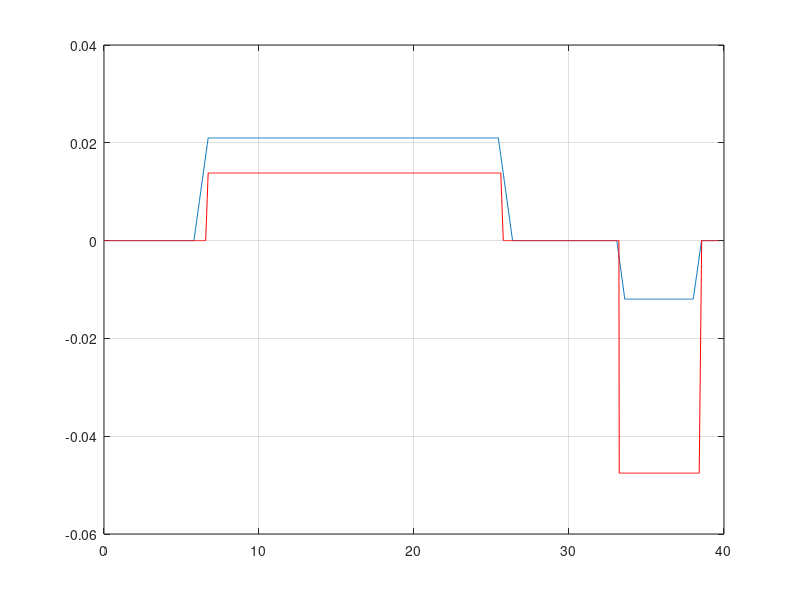
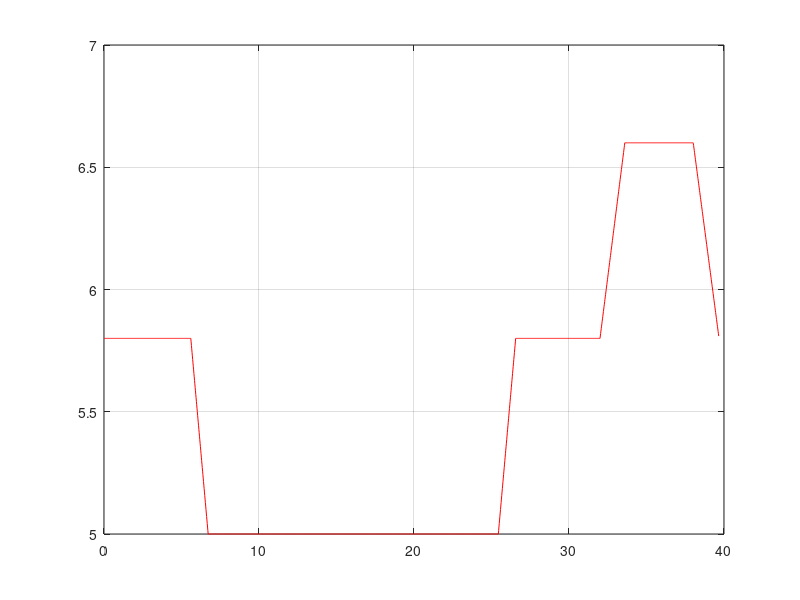

Here is the MATLAB script that generated these plots, in order:
close all;
clear;
%%%%%%%%%%%%%%%%%%%%%%%%%%%
%Take data from experiments
%Focus on extraction
%%%%%%%%%%%%%%%%%%%%%%%%%%%
%Time reference
dt = 16/5;
TRampUpStart_1 = 1.75*dt; %Start ramp up to extension
TRampUpFinish_1 = 2.1*dt; %Finished rump up to extension
TRampDownStart_1 = 16 + 2.95*dt; %Start ramp down at extension
TRampDownFinish_1 = 16 + 3.3*dt; %Finished ramp down at extension
TRampUpStart_2 = 32; %Start ramp up to retraction
TRampUpFinish_2 = 32 + 0.5*dt; %Finished rump up to retraction
TRampDownStart_2 = 32 + (1 + 11/12.5)*dt; %Start ramp down at retraction
TRampDownFinish_2 = 32 + (2 + 5/12.5)*dt; %Finished ramp down at retraction
%Piston travel
dx = (1141 - 1034)/5;
x_1 = 927 + 0.8*dx;
x_2 = 1141 + 3.1*dx;
x_3 = 927 + 1.3*dx;
%Pressure A-port
dp_A = (70.941 - 63.586)/5;
pA_Start_1 = 63.586 + 1.7*dp_A;
pA_Start_Extending = 70.941 + dp_A; %Add friction
pA_Inter_Extending = 70.941;
pA_End_Extending = 63.586 + 3*dp_A;
%%%%%%%%%%%%%%%%%%%%%%%%%%%%%%%%%%%%%%%%
%pA extending approximated as polynomium
t_Inter = 16 - TRampUpStart_1;
t_End = TRampDownFinish_1 - TRampUpStart_1;
u_Inter = t_Inter/t_End;
SysMat = [1 0 0; 1 u_Inter u_Inter^2; 1 1 1];
SysRight = [pA_Start_Extending pA_Inter_Extending pA_End_Extending]';
SysC = inv(SysMat)*SysRight;
A_pA = SysC(1);
B_pA = SysC(2);
C_pA = SysC(3);
%Friction pressure
dp_Fric = 4*dp_A;
%Pressure A-port holding
pA_Hold = pA_End_Extending - dp_Fric;
pA_Start2 = pA_Hold;
pA_Start_Retracting = pA_Start2;
pA_End_Retracting = pA_Start_Extending - dp_Fric;
%Pressure B-port
dp_B = (3.9288 - 2.6478)/5;
pB_Start = 1.3667 - 2.5*dp_B;
pB_End = 3.9288 + 0.3*dp_B;
%Spool signal
dU = (6.45 - 5.55)/9;
U_Start_1 = 5.55 + 2.5*dU;
U_Hold_1 = 5.55 - 5.5*dU;
U_End_1 = U_Start_1;
U_Start_2 = U_End_1;
U_Hold_2 = 6.45 + 1.5*dU;
U_End_2 = U_Start_2;
%Cylinder speed
dv = (0.0177 - 0.0069)/5;
v0_1 = 0.0069 + 3.2*dv;
% %Cylinder position
% dx = (1248 - 1141)/1e3/5;
% xInit_1 = 0.927 + 0.8*dx;
% xFinal_1 = 1.141 + 3.1*dx;
% xInit_2 = xFinal_1;
% xFinal_2 = 0.927 + 1.25*dx;
% %Velocities from positions
% DeltaT_RampUp_1 = TRampUpFinish_1 - TRampUpStart_1;
% DeltaT_RampDown_1 = TRampDownFinish_1 - TRampDownStart_1;
% DeltaT_RampUp_2 = TRampUpFinish_2 - TRampUpStart_2;
% DeltaT_RampDown_2 = TRampDownFinish_2 - TRampDownStart_2;
% v0_Average_Measured_1 = (xFinal_1 - xInit_1)/(TRampDownFinish_1 - TRampUpStart_1);
% v0_Max_Measured_1 = (xFinal_1 - xInit_1)/(TRampDownFinish_1 - TRampUpStart_1 - DeltaT_RampUp_1/2 - DeltaT_RampDown_1/2);
% v0_Average_Measured_2 = (xFinal_2 - xInit_2)/(TRampDownFinish_2 - TRampUpStart_2);
% v0_Max_Measured_2 = (xFinal_2 - xInit_2)/(TRampDownFinish_2 - TRampUpStart_2 - DeltaT_RampUp_2/2 - DeltaT_RampDown_2/2);
%%%%%%%%%%%%%%%%%%%%%%%%%%%%%%%%%%%%%%%%
%Velocities from positions
%Cylinder position
dx = (1248 - 1141)/1e3/5;
xInit_1 = 0.927 + 0.8*dx;
xFinal_1 = 1.141 + 3.1*dx;
xInit_2 = xFinal_1;
xFinal_2 = 0.927 + 1.25*dx;
%Delta times
TMotionExtendingStart = 2.05*dt;
TMotionExtendingFinish = 16 + 3.05*dt;
TRampMotion = 0.05*dt;
TMotionRetractingStart = 32 + 1/3*dt;
TMotionRetractingFinish = 32 + 2.05*dt;
DeltaT_RampUp_1 = TRampUpFinish_1 - TRampUpStart_1;
DeltaT_RampDown_1 = TRampDownFinish_1 - TRampDownStart_1;
DeltaT_RampUp_2 = TRampUpFinish_2 - TRampUpStart_2;
DeltaT_RampDown_2 = TRampDownFinish_2 - TRampDownStart_2;
%Velocities
v0_Average_Measured_1 = (xFinal_1 - xInit_1)/(TMotionExtendingFinish - TMotionExtendingStart);
v0_Max_Measured_1 = (xFinal_1 - xInit_1)/(TMotionExtendingFinish - TMotionExtendingStart - TRampMotion);
v0_Average_Measured_2 = (xFinal_2 - xInit_2)/(TMotionRetractingFinish - TMotionRetractingStart);
v0_Max_Measured_2 = (xFinal_2 - xInit_2)/(TMotionRetractingFinish - TMotionRetractingStart - TRampMotion);
%%%%%%%%%%%%%%%%%%%%%%%%%%%%%%%%%%%%%%%%
%%%%%%%%%%%%%%
%Cylinder data
%%%%%%%%%%%%%%
d = 100/1e3;
dR = 56/1e3;
A = pi*d^2/4;
AR = pi*dR^2/4;
Aa = A - AR;
phi = Aa/A;
%%%%%%%%%%%%%%
%Load data
%%%%%%%%%%%%%%
d = 100/1e3;
dR = 56/1e3;
A = pi*d^2/4;
AR = pi*dR^2/4;
Aa = A - AR;
phi = Aa/A;
%%%%%%%%%%%%%%
%Valve data
%%%%%%%%%%%%%%
Q0 = 40/6e4;
u0 = 0.8/7;
%u0 = 1.5/7;
%V0 = u0*3;
p0 = 7e5;
Kv0 = Q0/p0^0.5;
%%%%%%%%%%%%%%%%%%%%%%%%
%Steady state simulation
%%%%%%%%%%%%%%%%%%%%%%%%
t = 0;
Delta_t = 0.02;
i = 1;
while t < TRampDownFinish_2
    %%%%%%%%%%%%%%%%%%%%%%%%%
    %Measured control voltage
    %%%%%%%%%%%%%%%%%%%%%%%%%
    if t < TRampUpStart_1
        U = U_Start_1;
    elseif t < TRampUpFinish_1
        um = (t - TRampUpStart_1)/DeltaT_RampUp_1;
        U = U_Start_1 + um*(U_Hold_1 - U_Start_1);
    elseif t < TRampDownStart_1
        U = U_Hold_1;
    elseif t < TRampDownFinish_1
        um = (t - TRampDownStart_1)/DeltaT_RampDown_1;
        U = U_End_1 + (1 - um)*(U_Hold_1 - U_End_1);
    elseif t < TRampUpStart_2
        U = U_End_1;
    elseif t < TRampUpFinish_2
        um = (t - TRampUpStart_2)/DeltaT_RampUp_2;
        U = U_Start_2 + um*(U_Hold_2 - U_Start_2);
    elseif t < TRampDownStart_2
        U = U_Hold_2;
    elseif t < TRampDownFinish_2
        um = (t - TRampDownStart_2)/DeltaT_RampDown_2;
        U = U_End_2 + (1 - um)*(U_Hold_2 - U_End_2);
    else
        U = U_End_2;
    end
    %%%%%%%%%%%%%%%%%%%%%%%%%
    %Measured velocity
    %%%%%%%%%%%%%%%%%%%%%%%%%
    if t < TMotionExtendingStart
        vMeasured = 0;
    elseif t < TMotionExtendingStart + TRampMotion
        um = (t - TMotionExtendingStart)/TRampMotion;
        vMeasured = um*v0_Max_Measured_1;
    elseif t < TMotionExtendingFinish - TRampMotion
        vMeasured = v0_Max_Measured_1;
    elseif t < TMotionExtendingFinish
        um = (t - (TMotionExtendingFinish - TRampMotion))/TRampMotion;
        vMeasured = (1 - um)*v0_Max_Measured_1;
    elseif t < TMotionRetractingStart
        vMeasured = 0;
    elseif t < TMotionRetractingStart + TRampMotion
        um = (t - TMotionRetractingStart)/TRampMotion;
        v_Measured = um*v0_Max_Measured_2;
    elseif t < TMotionRetractingFinish - TRampMotion
        vMeasured = v0_Max_Measured_2;
    elseif t < TMotionRetractingFinish
        um = (t - (TMotionRetractingFinish - TRampMotion))/TRampMotion;
        vMeasured = (1 - um)*v0_Max_Measured_2;
    else
        vMeasured = 0;
    end
    %Compute flow assuming
    %neutral @6V
    %0.8/7 deadband symmetrical
    %Assuming spool at correct position
    u = (6 - U)/3;
    if u > u0
        Qin = (u - u0)/(1 - u0)*Q0;
        Kv = (u - u0)/(1 - u0)*Kv0;
    elseif u > -u0
        Qin = 0;
        Kv = 1e-10;
    else
        Qin = -(abs(u) - u0)/(1 - u0)*Q0;
        Kv = (abs(u) - u0)/(1 - u0)*Kv0;
    end
    %Compute velocity
    if Qin >= 0
        v = Qin/A;
    else
        v = Qin/Aa;
    end
    %Save data for plotting
    t_Plot(i) = t;
    U_Plot(i) = U;
    v_Plot(i) = v;
    vMeasured_Plot(i) = vMeasured;
    %Increase time and counter
    t = t + Delta_t;
    i = i + 1;
end
%Plotting
figure;
plot(t_Plot, v_Plot);
hold on;
plot(t_Plot, vMeasured_Plot,'r');
grid;
figure;
plot(t_Plot, U_Plot, 'r');
grid;
 
%Save data
xData = [t_Plot' U_Plot' v_Plot' vMeasured_Plot'];


%dlmwrite('xDataBasic.txt', xData, 'delimiter', '\t');  % Tab-delimited text file